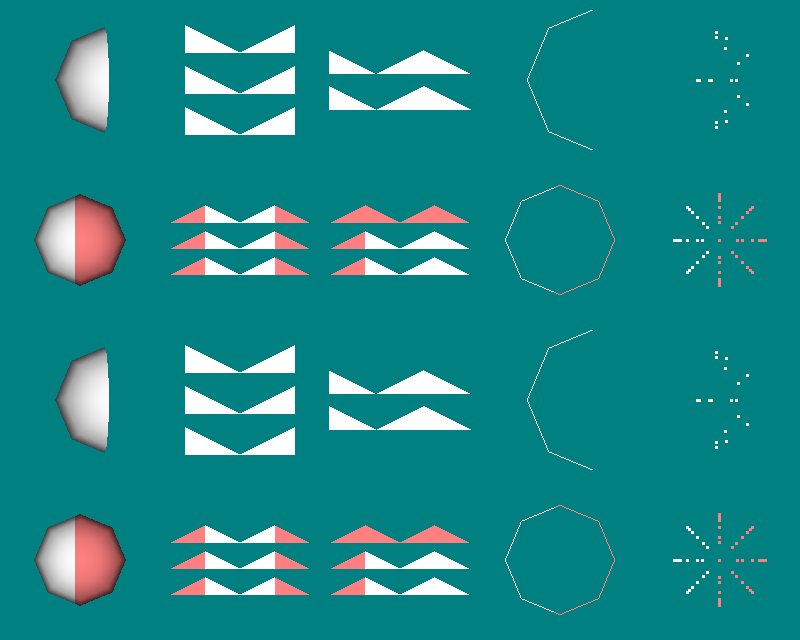

Reproduce this figure in Python.
#!/usr/bin/env python

# Test vtkBoxClipDataSet on polydata: sphere polygons, triangles on box
# boundaries, co-planar triangles, lines from a cutter, and vertices.
# Four clipping modes per dataset shown in a 5-column x 4-row grid.

# Factory overrides
import vtkmodules.vtkInteractionStyle  # noqa: F401
import vtkmodules.vtkRenderingFreeType  # noqa: F401
import vtkmodules.vtkRenderingOpenGL2  # noqa: F401

from vtkmodules.vtkCommonCore import (
    vtkDoubleArray,
    vtkPoints,
)
from vtkmodules.vtkCommonDataModel import (
    vtkCellArray,
    vtkPlane,
    vtkPolyData,
)
from vtkmodules.vtkFiltersCore import vtkCutter
from vtkmodules.vtkFiltersGeneral import vtkBoxClipDataSet
from vtkmodules.vtkFiltersGeometry import vtkDataSetSurfaceFilter
from vtkmodules.vtkFiltersSources import vtkSphereSource
from vtkmodules.vtkRenderingCore import (
    vtkActor,
    vtkPolyDataMapper,
    vtkRenderWindow,
    vtkRenderWindowInteractor,
    vtkRenderer,
)

minusx = [-1.0, 0.0, 0.0]
minusy = [0.0, -1.0, 0.0]
minusz = [0.0, 0.0, -1.0]
plusx = [1.0, 0.0, 0.0]
plusy = [0.0, 1.0, 0.0]
plusz = [0.0, 0.0, 1.0]

# --- Build the 5 polydata inputs ---

# Dataset 0: sphere polygons
sphere = vtkSphereSource()
sphere.Update()

# Dataset 1 & 2: triangles
num_triangles = 6
triangle_coords = [
    -4.0, -1.0, 0.0, -2.0, -1.0, 0.0, -3.0, -0.5, 0.0,
    -2.0, -1.0, 0.0, -1.0e-17, -1.0, 0.0, -1.0, -0.5, 0.0,
    -3.0, 0.25, 0.0, -4.0, -0.25, 0.0, -2.0, -0.25, 0.0,
    -1.0, 0.25, 0.0, -2.0, -0.25, 0.0, 1.0e-17, -0.25, 0.0,
    -2.0, 0.5, 0.0, -3.0, 1.0, 0.0, -4.0, 0.5, 0.0,
    1.0e-17, 0.5, 0.0, -1.0, 1.0, 0.0, -2.0, 0.5, 0.0,
]

tri_pts_arr = vtkDoubleArray()
tri_pts_arr.SetNumberOfComponents(3)
tri_pts_arr.SetNumberOfTuples(num_triangles * 3)
for i in range(num_triangles * 3):
    tri_pts_arr.SetTuple3(i, triangle_coords[i * 3], triangle_coords[i * 3 + 1], triangle_coords[i * 3 + 2])

tri_points = vtkPoints()
tri_points.SetData(tri_pts_arr)

tri_normals = vtkDoubleArray()
tri_normals.SetName("Normals")
tri_normals.SetNumberOfComponents(3)
tri_normals.SetNumberOfTuples(num_triangles)
for i in range(num_triangles):
    tri_normals.SetTuple3(i, 0.0, 0.0, 1.0)

tri_cells = vtkCellArray()
for i in range(num_triangles):
    tri_cells.InsertNextCell(3, [i * 3, i * 3 + 1, i * 3 + 2])

triangles = vtkPolyData()
triangles.SetPoints(tri_points)
triangles.SetPolys(tri_cells)
triangles.GetCellData().SetNormals(tri_normals)

# Dataset 3: lines from cutting a sphere with a plane
sphere_no_normals = vtkPolyData()
sphere_no_normals.CopyStructure(sphere.GetOutput())

plane = vtkPlane()
plane.SetOrigin(0.0, 0.0, 0.0)
plane.SetNormal(0.0, 0.0, 1.0)

cutter = vtkCutter()
cutter.SetInputData(sphere_no_normals)
cutter.SetCutFunction(plane)
cutter.Update()

# Dataset 4: vertices from sphere points
verts_pd = vtkPolyData()
verts_pd.SetPoints(sphere_no_normals.GetPoints())
vert_cells = vtkCellArray()
for i in range(sphere_no_normals.GetPoints().GetNumberOfPoints()):
    vert_cells.InsertNextCell(1, [i])
verts_pd.SetVerts(vert_cells)

# Bounds for each column
sphere_min = [-1.00002, -0.50002, -0.50002]
sphere_max = [-0.0511337, 0.5, 0.5]
tri_a_min = [-3.0, -1.0, -1.0]
tri_a_max = [-1.0, 1.0, 1.0]
tri_b_min = [-3.0, -1.0, 0.0]
tri_b_max = [0.0, 0.5, 1.0]

# ========== Col 0: sphere polygons ==========

# Row 0: axis-aligned, no clipped output
clip_c0_r0 = vtkBoxClipDataSet()
clip_c0_r0.SetInputData(sphere.GetOutput())
clip_c0_r0.GenerateClippedOutputOff()
clip_c0_r0.SetBoxClip(sphere_min[0], sphere_max[0], sphere_min[1], sphere_max[1], sphere_min[2], sphere_max[2])
surface_c0_r0 = vtkDataSetSurfaceFilter()
surface_c0_r0.SetInputConnection(clip_c0_r0.GetOutputPort(0))
mapper_c0_r0 = vtkPolyDataMapper()
mapper_c0_r0.SetInputConnection(surface_c0_r0.GetOutputPort())
actor_c0_r0 = vtkActor()
actor_c0_r0.SetMapper(mapper_c0_r0)
actor_c0_r0.GetProperty().SetPointSize(3.0)
renderer_c0_r0 = vtkRenderer()
renderer_c0_r0.AddActor(actor_c0_r0)
renderer_c0_r0.SetBackground(0.0, 0.5, 0.5)
renderer_c0_r0.SetViewport(0.0, 0.75, 0.2, 1.0)

# Row 1: axis-aligned, with clipped output
clip_c0_r1 = vtkBoxClipDataSet()
clip_c0_r1.SetInputData(sphere.GetOutput())
clip_c0_r1.GenerateClippedOutputOn()
clip_c0_r1.SetBoxClip(sphere_min[0], sphere_max[0], sphere_min[1], sphere_max[1], sphere_min[2], sphere_max[2])
surface_c0_r1_in = vtkDataSetSurfaceFilter()
surface_c0_r1_in.SetInputConnection(clip_c0_r1.GetOutputPort(0))
mapper_c0_r1_in = vtkPolyDataMapper()
mapper_c0_r1_in.SetInputConnection(surface_c0_r1_in.GetOutputPort())
actor_c0_r1_in = vtkActor()
actor_c0_r1_in.SetMapper(mapper_c0_r1_in)
actor_c0_r1_in.GetProperty().SetPointSize(3.0)
surface_c0_r1_out = vtkDataSetSurfaceFilter()
surface_c0_r1_out.SetInputConnection(clip_c0_r1.GetOutputPort(1))
mapper_c0_r1_out = vtkPolyDataMapper()
mapper_c0_r1_out.SetInputConnection(surface_c0_r1_out.GetOutputPort())
actor_c0_r1_out = vtkActor()
actor_c0_r1_out.SetMapper(mapper_c0_r1_out)
actor_c0_r1_out.GetProperty().SetColor(1.0, 0.5, 0.5)
actor_c0_r1_out.GetProperty().SetPointSize(3.0)
renderer_c0_r1 = vtkRenderer()
renderer_c0_r1.AddActor(actor_c0_r1_in)
renderer_c0_r1.AddActor(actor_c0_r1_out)
renderer_c0_r1.SetBackground(0.0, 0.5, 0.5)
renderer_c0_r1.SetViewport(0.0, 0.5, 0.2, 0.75)

# Row 2: oriented, no clipped output
clip_c0_r2 = vtkBoxClipDataSet()
clip_c0_r2.SetInputData(sphere.GetOutput())
clip_c0_r2.GenerateClippedOutputOff()
clip_c0_r2.SetBoxClip(minusx, sphere_min, minusy, sphere_min, minusz, sphere_min,
                       plusx, sphere_max, plusy, sphere_max, plusz, sphere_max)
surface_c0_r2 = vtkDataSetSurfaceFilter()
surface_c0_r2.SetInputConnection(clip_c0_r2.GetOutputPort(0))
mapper_c0_r2 = vtkPolyDataMapper()
mapper_c0_r2.SetInputConnection(surface_c0_r2.GetOutputPort())
actor_c0_r2 = vtkActor()
actor_c0_r2.SetMapper(mapper_c0_r2)
actor_c0_r2.GetProperty().SetPointSize(3.0)
renderer_c0_r2 = vtkRenderer()
renderer_c0_r2.AddActor(actor_c0_r2)
renderer_c0_r2.SetBackground(0.0, 0.5, 0.5)
renderer_c0_r2.SetViewport(0.0, 0.25, 0.2, 0.5)

# Row 3: oriented, with clipped output
clip_c0_r3 = vtkBoxClipDataSet()
clip_c0_r3.SetInputData(sphere.GetOutput())
clip_c0_r3.GenerateClippedOutputOn()
clip_c0_r3.SetBoxClip(minusx, sphere_min, minusy, sphere_min, minusz, sphere_min,
                       plusx, sphere_max, plusy, sphere_max, plusz, sphere_max)
surface_c0_r3_in = vtkDataSetSurfaceFilter()
surface_c0_r3_in.SetInputConnection(clip_c0_r3.GetOutputPort(0))
mapper_c0_r3_in = vtkPolyDataMapper()
mapper_c0_r3_in.SetInputConnection(surface_c0_r3_in.GetOutputPort())
actor_c0_r3_in = vtkActor()
actor_c0_r3_in.SetMapper(mapper_c0_r3_in)
actor_c0_r3_in.GetProperty().SetPointSize(3.0)
surface_c0_r3_out = vtkDataSetSurfaceFilter()
surface_c0_r3_out.SetInputConnection(clip_c0_r3.GetOutputPort(1))
mapper_c0_r3_out = vtkPolyDataMapper()
mapper_c0_r3_out.SetInputConnection(surface_c0_r3_out.GetOutputPort())
actor_c0_r3_out = vtkActor()
actor_c0_r3_out.SetMapper(mapper_c0_r3_out)
actor_c0_r3_out.GetProperty().SetColor(1.0, 0.5, 0.5)
actor_c0_r3_out.GetProperty().SetPointSize(3.0)
renderer_c0_r3 = vtkRenderer()
renderer_c0_r3.AddActor(actor_c0_r3_in)
renderer_c0_r3.AddActor(actor_c0_r3_out)
renderer_c0_r3.SetBackground(0.0, 0.5, 0.5)
renderer_c0_r3.SetViewport(0.0, 0.0, 0.2, 0.25)

# ========== Col 1: triangles, bounds A ==========

# Row 0: axis-aligned, no clipped output
clip_c1_r0 = vtkBoxClipDataSet()
clip_c1_r0.SetInputData(triangles)
clip_c1_r0.GenerateClippedOutputOff()
clip_c1_r0.SetBoxClip(tri_a_min[0], tri_a_max[0], tri_a_min[1], tri_a_max[1], tri_a_min[2], tri_a_max[2])
surface_c1_r0 = vtkDataSetSurfaceFilter()
surface_c1_r0.SetInputConnection(clip_c1_r0.GetOutputPort(0))
mapper_c1_r0 = vtkPolyDataMapper()
mapper_c1_r0.SetInputConnection(surface_c1_r0.GetOutputPort())
actor_c1_r0 = vtkActor()
actor_c1_r0.SetMapper(mapper_c1_r0)
actor_c1_r0.GetProperty().SetPointSize(3.0)
renderer_c1_r0 = vtkRenderer()
renderer_c1_r0.AddActor(actor_c1_r0)
renderer_c1_r0.SetBackground(0.0, 0.5, 0.5)
renderer_c1_r0.SetViewport(0.2, 0.75, 0.4, 1.0)

# Row 1: axis-aligned, with clipped output
clip_c1_r1 = vtkBoxClipDataSet()
clip_c1_r1.SetInputData(triangles)
clip_c1_r1.GenerateClippedOutputOn()
clip_c1_r1.SetBoxClip(tri_a_min[0], tri_a_max[0], tri_a_min[1], tri_a_max[1], tri_a_min[2], tri_a_max[2])
surface_c1_r1_in = vtkDataSetSurfaceFilter()
surface_c1_r1_in.SetInputConnection(clip_c1_r1.GetOutputPort(0))
mapper_c1_r1_in = vtkPolyDataMapper()
mapper_c1_r1_in.SetInputConnection(surface_c1_r1_in.GetOutputPort())
actor_c1_r1_in = vtkActor()
actor_c1_r1_in.SetMapper(mapper_c1_r1_in)
actor_c1_r1_in.GetProperty().SetPointSize(3.0)
surface_c1_r1_out = vtkDataSetSurfaceFilter()
surface_c1_r1_out.SetInputConnection(clip_c1_r1.GetOutputPort(1))
mapper_c1_r1_out = vtkPolyDataMapper()
mapper_c1_r1_out.SetInputConnection(surface_c1_r1_out.GetOutputPort())
actor_c1_r1_out = vtkActor()
actor_c1_r1_out.SetMapper(mapper_c1_r1_out)
actor_c1_r1_out.GetProperty().SetColor(1.0, 0.5, 0.5)
actor_c1_r1_out.GetProperty().SetPointSize(3.0)
renderer_c1_r1 = vtkRenderer()
renderer_c1_r1.AddActor(actor_c1_r1_in)
renderer_c1_r1.AddActor(actor_c1_r1_out)
renderer_c1_r1.SetBackground(0.0, 0.5, 0.5)
renderer_c1_r1.SetViewport(0.2, 0.5, 0.4, 0.75)

# Row 2: oriented, no clipped output
clip_c1_r2 = vtkBoxClipDataSet()
clip_c1_r2.SetInputData(triangles)
clip_c1_r2.GenerateClippedOutputOff()
clip_c1_r2.SetBoxClip(minusx, tri_a_min, minusy, tri_a_min, minusz, tri_a_min,
                       plusx, tri_a_max, plusy, tri_a_max, plusz, tri_a_max)
surface_c1_r2 = vtkDataSetSurfaceFilter()
surface_c1_r2.SetInputConnection(clip_c1_r2.GetOutputPort(0))
mapper_c1_r2 = vtkPolyDataMapper()
mapper_c1_r2.SetInputConnection(surface_c1_r2.GetOutputPort())
actor_c1_r2 = vtkActor()
actor_c1_r2.SetMapper(mapper_c1_r2)
actor_c1_r2.GetProperty().SetPointSize(3.0)
renderer_c1_r2 = vtkRenderer()
renderer_c1_r2.AddActor(actor_c1_r2)
renderer_c1_r2.SetBackground(0.0, 0.5, 0.5)
renderer_c1_r2.SetViewport(0.2, 0.25, 0.4, 0.5)

# Row 3: oriented, with clipped output
clip_c1_r3 = vtkBoxClipDataSet()
clip_c1_r3.SetInputData(triangles)
clip_c1_r3.GenerateClippedOutputOn()
clip_c1_r3.SetBoxClip(minusx, tri_a_min, minusy, tri_a_min, minusz, tri_a_min,
                       plusx, tri_a_max, plusy, tri_a_max, plusz, tri_a_max)
surface_c1_r3_in = vtkDataSetSurfaceFilter()
surface_c1_r3_in.SetInputConnection(clip_c1_r3.GetOutputPort(0))
mapper_c1_r3_in = vtkPolyDataMapper()
mapper_c1_r3_in.SetInputConnection(surface_c1_r3_in.GetOutputPort())
actor_c1_r3_in = vtkActor()
actor_c1_r3_in.SetMapper(mapper_c1_r3_in)
actor_c1_r3_in.GetProperty().SetPointSize(3.0)
surface_c1_r3_out = vtkDataSetSurfaceFilter()
surface_c1_r3_out.SetInputConnection(clip_c1_r3.GetOutputPort(1))
mapper_c1_r3_out = vtkPolyDataMapper()
mapper_c1_r3_out.SetInputConnection(surface_c1_r3_out.GetOutputPort())
actor_c1_r3_out = vtkActor()
actor_c1_r3_out.SetMapper(mapper_c1_r3_out)
actor_c1_r3_out.GetProperty().SetColor(1.0, 0.5, 0.5)
actor_c1_r3_out.GetProperty().SetPointSize(3.0)
renderer_c1_r3 = vtkRenderer()
renderer_c1_r3.AddActor(actor_c1_r3_in)
renderer_c1_r3.AddActor(actor_c1_r3_out)
renderer_c1_r3.SetBackground(0.0, 0.5, 0.5)
renderer_c1_r3.SetViewport(0.2, 0.0, 0.4, 0.25)

# ========== Col 2: triangles, bounds B ==========

# Row 0: axis-aligned, no clipped output
clip_c2_r0 = vtkBoxClipDataSet()
clip_c2_r0.SetInputData(triangles)
clip_c2_r0.GenerateClippedOutputOff()
clip_c2_r0.SetBoxClip(tri_b_min[0], tri_b_max[0], tri_b_min[1], tri_b_max[1], tri_b_min[2], tri_b_max[2])
surface_c2_r0 = vtkDataSetSurfaceFilter()
surface_c2_r0.SetInputConnection(clip_c2_r0.GetOutputPort(0))
mapper_c2_r0 = vtkPolyDataMapper()
mapper_c2_r0.SetInputConnection(surface_c2_r0.GetOutputPort())
actor_c2_r0 = vtkActor()
actor_c2_r0.SetMapper(mapper_c2_r0)
actor_c2_r0.GetProperty().SetPointSize(3.0)
renderer_c2_r0 = vtkRenderer()
renderer_c2_r0.AddActor(actor_c2_r0)
renderer_c2_r0.SetBackground(0.0, 0.5, 0.5)
renderer_c2_r0.SetViewport(0.4, 0.75, 0.6, 1.0)

# Row 1: axis-aligned, with clipped output
clip_c2_r1 = vtkBoxClipDataSet()
clip_c2_r1.SetInputData(triangles)
clip_c2_r1.GenerateClippedOutputOn()
clip_c2_r1.SetBoxClip(tri_b_min[0], tri_b_max[0], tri_b_min[1], tri_b_max[1], tri_b_min[2], tri_b_max[2])
surface_c2_r1_in = vtkDataSetSurfaceFilter()
surface_c2_r1_in.SetInputConnection(clip_c2_r1.GetOutputPort(0))
mapper_c2_r1_in = vtkPolyDataMapper()
mapper_c2_r1_in.SetInputConnection(surface_c2_r1_in.GetOutputPort())
actor_c2_r1_in = vtkActor()
actor_c2_r1_in.SetMapper(mapper_c2_r1_in)
actor_c2_r1_in.GetProperty().SetPointSize(3.0)
surface_c2_r1_out = vtkDataSetSurfaceFilter()
surface_c2_r1_out.SetInputConnection(clip_c2_r1.GetOutputPort(1))
mapper_c2_r1_out = vtkPolyDataMapper()
mapper_c2_r1_out.SetInputConnection(surface_c2_r1_out.GetOutputPort())
actor_c2_r1_out = vtkActor()
actor_c2_r1_out.SetMapper(mapper_c2_r1_out)
actor_c2_r1_out.GetProperty().SetColor(1.0, 0.5, 0.5)
actor_c2_r1_out.GetProperty().SetPointSize(3.0)
renderer_c2_r1 = vtkRenderer()
renderer_c2_r1.AddActor(actor_c2_r1_in)
renderer_c2_r1.AddActor(actor_c2_r1_out)
renderer_c2_r1.SetBackground(0.0, 0.5, 0.5)
renderer_c2_r1.SetViewport(0.4, 0.5, 0.6, 0.75)

# Row 2: oriented, no clipped output
clip_c2_r2 = vtkBoxClipDataSet()
clip_c2_r2.SetInputData(triangles)
clip_c2_r2.GenerateClippedOutputOff()
clip_c2_r2.SetBoxClip(minusx, tri_b_min, minusy, tri_b_min, minusz, tri_b_min,
                       plusx, tri_b_max, plusy, tri_b_max, plusz, tri_b_max)
surface_c2_r2 = vtkDataSetSurfaceFilter()
surface_c2_r2.SetInputConnection(clip_c2_r2.GetOutputPort(0))
mapper_c2_r2 = vtkPolyDataMapper()
mapper_c2_r2.SetInputConnection(surface_c2_r2.GetOutputPort())
actor_c2_r2 = vtkActor()
actor_c2_r2.SetMapper(mapper_c2_r2)
actor_c2_r2.GetProperty().SetPointSize(3.0)
renderer_c2_r2 = vtkRenderer()
renderer_c2_r2.AddActor(actor_c2_r2)
renderer_c2_r2.SetBackground(0.0, 0.5, 0.5)
renderer_c2_r2.SetViewport(0.4, 0.25, 0.6, 0.5)

# Row 3: oriented, with clipped output
clip_c2_r3 = vtkBoxClipDataSet()
clip_c2_r3.SetInputData(triangles)
clip_c2_r3.GenerateClippedOutputOn()
clip_c2_r3.SetBoxClip(minusx, tri_b_min, minusy, tri_b_min, minusz, tri_b_min,
                       plusx, tri_b_max, plusy, tri_b_max, plusz, tri_b_max)
surface_c2_r3_in = vtkDataSetSurfaceFilter()
surface_c2_r3_in.SetInputConnection(clip_c2_r3.GetOutputPort(0))
mapper_c2_r3_in = vtkPolyDataMapper()
mapper_c2_r3_in.SetInputConnection(surface_c2_r3_in.GetOutputPort())
actor_c2_r3_in = vtkActor()
actor_c2_r3_in.SetMapper(mapper_c2_r3_in)
actor_c2_r3_in.GetProperty().SetPointSize(3.0)
surface_c2_r3_out = vtkDataSetSurfaceFilter()
surface_c2_r3_out.SetInputConnection(clip_c2_r3.GetOutputPort(1))
mapper_c2_r3_out = vtkPolyDataMapper()
mapper_c2_r3_out.SetInputConnection(surface_c2_r3_out.GetOutputPort())
actor_c2_r3_out = vtkActor()
actor_c2_r3_out.SetMapper(mapper_c2_r3_out)
actor_c2_r3_out.GetProperty().SetColor(1.0, 0.5, 0.5)
actor_c2_r3_out.GetProperty().SetPointSize(3.0)
renderer_c2_r3 = vtkRenderer()
renderer_c2_r3.AddActor(actor_c2_r3_in)
renderer_c2_r3.AddActor(actor_c2_r3_out)
renderer_c2_r3.SetBackground(0.0, 0.5, 0.5)
renderer_c2_r3.SetViewport(0.4, 0.0, 0.6, 0.25)

# ========== Col 3: cutter lines ==========

# Row 0: axis-aligned, no clipped output
clip_c3_r0 = vtkBoxClipDataSet()
clip_c3_r0.SetInputData(cutter.GetOutput())
clip_c3_r0.GenerateClippedOutputOff()
clip_c3_r0.SetBoxClip(sphere_min[0], sphere_max[0], sphere_min[1], sphere_max[1], sphere_min[2], sphere_max[2])
surface_c3_r0 = vtkDataSetSurfaceFilter()
surface_c3_r0.SetInputConnection(clip_c3_r0.GetOutputPort(0))
mapper_c3_r0 = vtkPolyDataMapper()
mapper_c3_r0.SetInputConnection(surface_c3_r0.GetOutputPort())
actor_c3_r0 = vtkActor()
actor_c3_r0.SetMapper(mapper_c3_r0)
actor_c3_r0.GetProperty().SetPointSize(3.0)
renderer_c3_r0 = vtkRenderer()
renderer_c3_r0.AddActor(actor_c3_r0)
renderer_c3_r0.SetBackground(0.0, 0.5, 0.5)
renderer_c3_r0.SetViewport(0.6, 0.75, 0.8, 1.0)

# Row 1: axis-aligned, with clipped output
clip_c3_r1 = vtkBoxClipDataSet()
clip_c3_r1.SetInputData(cutter.GetOutput())
clip_c3_r1.GenerateClippedOutputOn()
clip_c3_r1.SetBoxClip(sphere_min[0], sphere_max[0], sphere_min[1], sphere_max[1], sphere_min[2], sphere_max[2])
surface_c3_r1_in = vtkDataSetSurfaceFilter()
surface_c3_r1_in.SetInputConnection(clip_c3_r1.GetOutputPort(0))
mapper_c3_r1_in = vtkPolyDataMapper()
mapper_c3_r1_in.SetInputConnection(surface_c3_r1_in.GetOutputPort())
actor_c3_r1_in = vtkActor()
actor_c3_r1_in.SetMapper(mapper_c3_r1_in)
actor_c3_r1_in.GetProperty().SetPointSize(3.0)
surface_c3_r1_out = vtkDataSetSurfaceFilter()
surface_c3_r1_out.SetInputConnection(clip_c3_r1.GetOutputPort(1))
mapper_c3_r1_out = vtkPolyDataMapper()
mapper_c3_r1_out.SetInputConnection(surface_c3_r1_out.GetOutputPort())
actor_c3_r1_out = vtkActor()
actor_c3_r1_out.SetMapper(mapper_c3_r1_out)
actor_c3_r1_out.GetProperty().SetColor(1.0, 0.5, 0.5)
actor_c3_r1_out.GetProperty().SetPointSize(3.0)
renderer_c3_r1 = vtkRenderer()
renderer_c3_r1.AddActor(actor_c3_r1_in)
renderer_c3_r1.AddActor(actor_c3_r1_out)
renderer_c3_r1.SetBackground(0.0, 0.5, 0.5)
renderer_c3_r1.SetViewport(0.6, 0.5, 0.8, 0.75)

# Row 2: oriented, no clipped output
clip_c3_r2 = vtkBoxClipDataSet()
clip_c3_r2.SetInputData(cutter.GetOutput())
clip_c3_r2.GenerateClippedOutputOff()
clip_c3_r2.SetBoxClip(minusx, sphere_min, minusy, sphere_min, minusz, sphere_min,
                       plusx, sphere_max, plusy, sphere_max, plusz, sphere_max)
surface_c3_r2 = vtkDataSetSurfaceFilter()
surface_c3_r2.SetInputConnection(clip_c3_r2.GetOutputPort(0))
mapper_c3_r2 = vtkPolyDataMapper()
mapper_c3_r2.SetInputConnection(surface_c3_r2.GetOutputPort())
actor_c3_r2 = vtkActor()
actor_c3_r2.SetMapper(mapper_c3_r2)
actor_c3_r2.GetProperty().SetPointSize(3.0)
renderer_c3_r2 = vtkRenderer()
renderer_c3_r2.AddActor(actor_c3_r2)
renderer_c3_r2.SetBackground(0.0, 0.5, 0.5)
renderer_c3_r2.SetViewport(0.6, 0.25, 0.8, 0.5)

# Row 3: oriented, with clipped output
clip_c3_r3 = vtkBoxClipDataSet()
clip_c3_r3.SetInputData(cutter.GetOutput())
clip_c3_r3.GenerateClippedOutputOn()
clip_c3_r3.SetBoxClip(minusx, sphere_min, minusy, sphere_min, minusz, sphere_min,
                       plusx, sphere_max, plusy, sphere_max, plusz, sphere_max)
surface_c3_r3_in = vtkDataSetSurfaceFilter()
surface_c3_r3_in.SetInputConnection(clip_c3_r3.GetOutputPort(0))
mapper_c3_r3_in = vtkPolyDataMapper()
mapper_c3_r3_in.SetInputConnection(surface_c3_r3_in.GetOutputPort())
actor_c3_r3_in = vtkActor()
actor_c3_r3_in.SetMapper(mapper_c3_r3_in)
actor_c3_r3_in.GetProperty().SetPointSize(3.0)
surface_c3_r3_out = vtkDataSetSurfaceFilter()
surface_c3_r3_out.SetInputConnection(clip_c3_r3.GetOutputPort(1))
mapper_c3_r3_out = vtkPolyDataMapper()
mapper_c3_r3_out.SetInputConnection(surface_c3_r3_out.GetOutputPort())
actor_c3_r3_out = vtkActor()
actor_c3_r3_out.SetMapper(mapper_c3_r3_out)
actor_c3_r3_out.GetProperty().SetColor(1.0, 0.5, 0.5)
actor_c3_r3_out.GetProperty().SetPointSize(3.0)
renderer_c3_r3 = vtkRenderer()
renderer_c3_r3.AddActor(actor_c3_r3_in)
renderer_c3_r3.AddActor(actor_c3_r3_out)
renderer_c3_r3.SetBackground(0.0, 0.5, 0.5)
renderer_c3_r3.SetViewport(0.6, 0.0, 0.8, 0.25)

# ========== Col 4: vertices ==========

# Row 0: axis-aligned, no clipped output
clip_c4_r0 = vtkBoxClipDataSet()
clip_c4_r0.SetInputData(verts_pd)
clip_c4_r0.GenerateClippedOutputOff()
clip_c4_r0.SetBoxClip(sphere_min[0], sphere_max[0], sphere_min[1], sphere_max[1], sphere_min[2], sphere_max[2])
surface_c4_r0 = vtkDataSetSurfaceFilter()
surface_c4_r0.SetInputConnection(clip_c4_r0.GetOutputPort(0))
mapper_c4_r0 = vtkPolyDataMapper()
mapper_c4_r0.SetInputConnection(surface_c4_r0.GetOutputPort())
actor_c4_r0 = vtkActor()
actor_c4_r0.SetMapper(mapper_c4_r0)
actor_c4_r0.GetProperty().SetPointSize(3.0)
renderer_c4_r0 = vtkRenderer()
renderer_c4_r0.AddActor(actor_c4_r0)
renderer_c4_r0.SetBackground(0.0, 0.5, 0.5)
renderer_c4_r0.SetViewport(0.8, 0.75, 1.0, 1.0)

# Row 1: axis-aligned, with clipped output
clip_c4_r1 = vtkBoxClipDataSet()
clip_c4_r1.SetInputData(verts_pd)
clip_c4_r1.GenerateClippedOutputOn()
clip_c4_r1.SetBoxClip(sphere_min[0], sphere_max[0], sphere_min[1], sphere_max[1], sphere_min[2], sphere_max[2])
surface_c4_r1_in = vtkDataSetSurfaceFilter()
surface_c4_r1_in.SetInputConnection(clip_c4_r1.GetOutputPort(0))
mapper_c4_r1_in = vtkPolyDataMapper()
mapper_c4_r1_in.SetInputConnection(surface_c4_r1_in.GetOutputPort())
actor_c4_r1_in = vtkActor()
actor_c4_r1_in.SetMapper(mapper_c4_r1_in)
actor_c4_r1_in.GetProperty().SetPointSize(3.0)
surface_c4_r1_out = vtkDataSetSurfaceFilter()
surface_c4_r1_out.SetInputConnection(clip_c4_r1.GetOutputPort(1))
mapper_c4_r1_out = vtkPolyDataMapper()
mapper_c4_r1_out.SetInputConnection(surface_c4_r1_out.GetOutputPort())
actor_c4_r1_out = vtkActor()
actor_c4_r1_out.SetMapper(mapper_c4_r1_out)
actor_c4_r1_out.GetProperty().SetColor(1.0, 0.5, 0.5)
actor_c4_r1_out.GetProperty().SetPointSize(3.0)
renderer_c4_r1 = vtkRenderer()
renderer_c4_r1.AddActor(actor_c4_r1_in)
renderer_c4_r1.AddActor(actor_c4_r1_out)
renderer_c4_r1.SetBackground(0.0, 0.5, 0.5)
renderer_c4_r1.SetViewport(0.8, 0.5, 1.0, 0.75)

# Row 2: oriented, no clipped output
clip_c4_r2 = vtkBoxClipDataSet()
clip_c4_r2.SetInputData(verts_pd)
clip_c4_r2.GenerateClippedOutputOff()
clip_c4_r2.SetBoxClip(minusx, sphere_min, minusy, sphere_min, minusz, sphere_min,
                       plusx, sphere_max, plusy, sphere_max, plusz, sphere_max)
surface_c4_r2 = vtkDataSetSurfaceFilter()
surface_c4_r2.SetInputConnection(clip_c4_r2.GetOutputPort(0))
mapper_c4_r2 = vtkPolyDataMapper()
mapper_c4_r2.SetInputConnection(surface_c4_r2.GetOutputPort())
actor_c4_r2 = vtkActor()
actor_c4_r2.SetMapper(mapper_c4_r2)
actor_c4_r2.GetProperty().SetPointSize(3.0)
renderer_c4_r2 = vtkRenderer()
renderer_c4_r2.AddActor(actor_c4_r2)
renderer_c4_r2.SetBackground(0.0, 0.5, 0.5)
renderer_c4_r2.SetViewport(0.8, 0.25, 1.0, 0.5)

# Row 3: oriented, with clipped output
clip_c4_r3 = vtkBoxClipDataSet()
clip_c4_r3.SetInputData(verts_pd)
clip_c4_r3.GenerateClippedOutputOn()
clip_c4_r3.SetBoxClip(minusx, sphere_min, minusy, sphere_min, minusz, sphere_min,
                       plusx, sphere_max, plusy, sphere_max, plusz, sphere_max)
surface_c4_r3_in = vtkDataSetSurfaceFilter()
surface_c4_r3_in.SetInputConnection(clip_c4_r3.GetOutputPort(0))
mapper_c4_r3_in = vtkPolyDataMapper()
mapper_c4_r3_in.SetInputConnection(surface_c4_r3_in.GetOutputPort())
actor_c4_r3_in = vtkActor()
actor_c4_r3_in.SetMapper(mapper_c4_r3_in)
actor_c4_r3_in.GetProperty().SetPointSize(3.0)
surface_c4_r3_out = vtkDataSetSurfaceFilter()
surface_c4_r3_out.SetInputConnection(clip_c4_r3.GetOutputPort(1))
mapper_c4_r3_out = vtkPolyDataMapper()
mapper_c4_r3_out.SetInputConnection(surface_c4_r3_out.GetOutputPort())
actor_c4_r3_out = vtkActor()
actor_c4_r3_out.SetMapper(mapper_c4_r3_out)
actor_c4_r3_out.GetProperty().SetColor(1.0, 0.5, 0.5)
actor_c4_r3_out.GetProperty().SetPointSize(3.0)
renderer_c4_r3 = vtkRenderer()
renderer_c4_r3.AddActor(actor_c4_r3_in)
renderer_c4_r3.AddActor(actor_c4_r3_out)
renderer_c4_r3.SetBackground(0.0, 0.5, 0.5)
renderer_c4_r3.SetViewport(0.8, 0.0, 1.0, 0.25)

# Window
render_window = vtkRenderWindow()
render_window.AddRenderer(renderer_c0_r0)
render_window.AddRenderer(renderer_c0_r1)
render_window.AddRenderer(renderer_c0_r2)
render_window.AddRenderer(renderer_c0_r3)
render_window.AddRenderer(renderer_c1_r0)
render_window.AddRenderer(renderer_c1_r1)
render_window.AddRenderer(renderer_c1_r2)
render_window.AddRenderer(renderer_c1_r3)
render_window.AddRenderer(renderer_c2_r0)
render_window.AddRenderer(renderer_c2_r1)
render_window.AddRenderer(renderer_c2_r2)
render_window.AddRenderer(renderer_c2_r3)
render_window.AddRenderer(renderer_c3_r0)
render_window.AddRenderer(renderer_c3_r1)
render_window.AddRenderer(renderer_c3_r2)
render_window.AddRenderer(renderer_c3_r3)
render_window.AddRenderer(renderer_c4_r0)
render_window.AddRenderer(renderer_c4_r1)
render_window.AddRenderer(renderer_c4_r2)
render_window.AddRenderer(renderer_c4_r3)
render_window.SetSize(800, 640)
render_window.SetWindowName("box clip polydata")

# Interactor
interactor = vtkRenderWindowInteractor()
interactor.SetRenderWindow(render_window)

interactor.Initialize()
interactor.Start()
